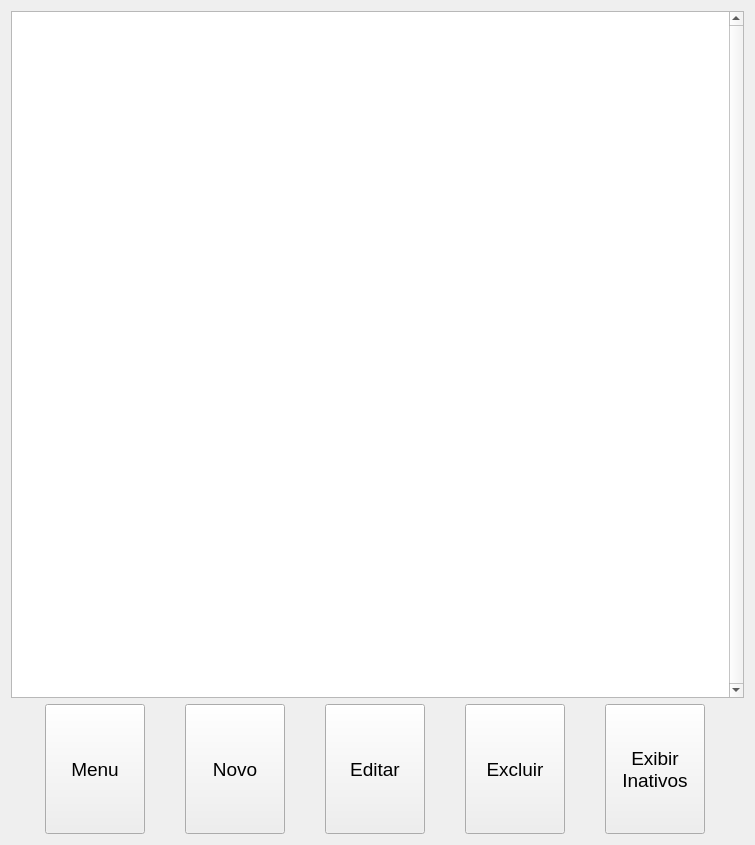
<?xml version="1.0" encoding="UTF-8"?>
<ui version="4.0">
 <class>FormUsers</class>
 <widget class="QWidget" name="FormUsers">
  <property name="geometry">
   <rect>
    <x>0</x>
    <y>0</y>
    <width>755</width>
    <height>845</height>
   </rect>
  </property>
  <property name="windowTitle">
   <string>Form</string>
  </property>
  <layout class="QVBoxLayout" name="verticalLayout">
   <item>
    <widget class="QTableView" name="tableView">
     <property name="verticalScrollBarPolicy">
      <enum>Qt::ScrollBarAlwaysOn</enum>
     </property>
     <property name="autoScroll">
      <bool>false</bool>
     </property>
     <property name="editTriggers">
      <set>QAbstractItemView::NoEditTriggers</set>
     </property>
     <property name="tabKeyNavigation">
      <bool>false</bool>
     </property>
     <property name="showDropIndicator" stdset="0">
      <bool>false</bool>
     </property>
     <property name="dragDropOverwriteMode">
      <bool>false</bool>
     </property>
     <property name="alternatingRowColors">
      <bool>true</bool>
     </property>
     <property name="selectionMode">
      <enum>QAbstractItemView::SingleSelection</enum>
     </property>
     <property name="selectionBehavior">
      <enum>QAbstractItemView::SelectRows</enum>
     </property>
     <property name="verticalScrollMode">
      <enum>QAbstractItemView::ScrollPerPixel</enum>
     </property>
     <property name="sortingEnabled">
      <bool>false</bool>
     </property>
     <attribute name="verticalHeaderVisible">
      <bool>false</bool>
     </attribute>
    </widget>
   </item>
   <item>
    <layout class="QHBoxLayout" name="horizontalLayout">
     <item>
      <widget class="ButtonBeR" name="btn_menu">
       <property name="minimumSize">
        <size>
         <width>100</width>
         <height>130</height>
        </size>
       </property>
       <property name="maximumSize">
        <size>
         <width>100</width>
         <height>130</height>
        </size>
       </property>
       <property name="font">
        <font>
         <pointsize>14</pointsize>
        </font>
       </property>
       <property name="focusPolicy">
        <enum>Qt::NoFocus</enum>
       </property>
       <property name="text">
        <string>Menu</string>
       </property>
       <property name="iconSize">
        <size>
         <width>80</width>
         <height>80</height>
        </size>
       </property>
       <property name="bgIcon" stdset="0">
        <iconset resource="../../res/icons.qrc">
         <normaloff>:/icons/bt-blank.png</normaloff>
         <normalon>:/icons/bt-blank_pressed.png</normalon>:/icons/bt-blank.png</iconset>
       </property>
       <property name="bgIconSize" stdset="0">
        <size>
         <width>80</width>
         <height>80</height>
        </size>
       </property>
      </widget>
     </item>
     <item>
      <widget class="ButtonBeR" name="btn_new">
       <property name="minimumSize">
        <size>
         <width>100</width>
         <height>130</height>
        </size>
       </property>
       <property name="maximumSize">
        <size>
         <width>100</width>
         <height>130</height>
        </size>
       </property>
       <property name="font">
        <font>
         <pointsize>14</pointsize>
        </font>
       </property>
       <property name="focusPolicy">
        <enum>Qt::NoFocus</enum>
       </property>
       <property name="text">
        <string>Novo</string>
       </property>
       <property name="iconSize">
        <size>
         <width>80</width>
         <height>80</height>
        </size>
       </property>
       <property name="bgIcon" stdset="0">
        <iconset resource="../../res/icons.qrc">
         <normaloff>:/icons/bt-blank.png</normaloff>
         <normalon>:/icons/bt-blank_pressed.png</normalon>:/icons/bt-blank.png</iconset>
       </property>
       <property name="bgIconSize" stdset="0">
        <size>
         <width>80</width>
         <height>80</height>
        </size>
       </property>
      </widget>
     </item>
     <item>
      <widget class="ButtonBeR" name="btn_edit">
       <property name="minimumSize">
        <size>
         <width>100</width>
         <height>130</height>
        </size>
       </property>
       <property name="maximumSize">
        <size>
         <width>100</width>
         <height>130</height>
        </size>
       </property>
       <property name="font">
        <font>
         <pointsize>14</pointsize>
        </font>
       </property>
       <property name="focusPolicy">
        <enum>Qt::NoFocus</enum>
       </property>
       <property name="text">
        <string>Editar</string>
       </property>
       <property name="iconSize">
        <size>
         <width>80</width>
         <height>80</height>
        </size>
       </property>
       <property name="bgIcon" stdset="0">
        <iconset resource="../../res/icons.qrc">
         <normaloff>:/icons/bt-blank.png</normaloff>
         <normalon>:/icons/bt-blank_pressed.png</normalon>:/icons/bt-blank.png</iconset>
       </property>
       <property name="bgIconSize" stdset="0">
        <size>
         <width>80</width>
         <height>80</height>
        </size>
       </property>
      </widget>
     </item>
     <item>
      <widget class="ButtonBeR" name="btn_delete">
       <property name="minimumSize">
        <size>
         <width>100</width>
         <height>130</height>
        </size>
       </property>
       <property name="maximumSize">
        <size>
         <width>100</width>
         <height>130</height>
        </size>
       </property>
       <property name="font">
        <font>
         <pointsize>14</pointsize>
        </font>
       </property>
       <property name="focusPolicy">
        <enum>Qt::NoFocus</enum>
       </property>
       <property name="text">
        <string>Excluir</string>
       </property>
       <property name="iconSize">
        <size>
         <width>80</width>
         <height>80</height>
        </size>
       </property>
       <property name="bgIcon" stdset="0">
        <iconset resource="../../res/icons.qrc">
         <normaloff>:/icons/bt-blank.png</normaloff>
         <normalon>:/icons/bt-blank_pressed.png</normalon>:/icons/bt-blank.png</iconset>
       </property>
       <property name="bgIconSize" stdset="0">
        <size>
         <width>80</width>
         <height>80</height>
        </size>
       </property>
      </widget>
     </item>
     <item>
      <widget class="ButtonBeR" name="btn_show_inactive">
       <property name="minimumSize">
        <size>
         <width>100</width>
         <height>130</height>
        </size>
       </property>
       <property name="maximumSize">
        <size>
         <width>100</width>
         <height>130</height>
        </size>
       </property>
       <property name="font">
        <font>
         <pointsize>14</pointsize>
        </font>
       </property>
       <property name="focusPolicy">
        <enum>Qt::NoFocus</enum>
       </property>
       <property name="text">
        <string>Exibir
Inativos</string>
       </property>
       <property name="iconSize">
        <size>
         <width>80</width>
         <height>80</height>
        </size>
       </property>
       <property name="checkable">
        <bool>true</bool>
       </property>
       <property name="bgIcon" stdset="0">
        <iconset resource="../../res/icons.qrc">
         <normaloff>:/icons/bt-blank.png</normaloff>
         <normalon>:/icons/bt-blank_pressed.png</normalon>:/icons/bt-blank.png</iconset>
       </property>
       <property name="bgIconSize" stdset="0">
        <size>
         <width>80</width>
         <height>80</height>
        </size>
       </property>
      </widget>
     </item>
    </layout>
   </item>
  </layout>
 </widget>
 <customwidgets>
  <customwidget>
   <class>ButtonBeR</class>
   <extends>QPushButton</extends>
   <header>buttonber.h</header>
  </customwidget>
 </customwidgets>
 <resources>
  <include location="../../res/icons.qrc"/>
 </resources>
 <connections/>
</ui>
